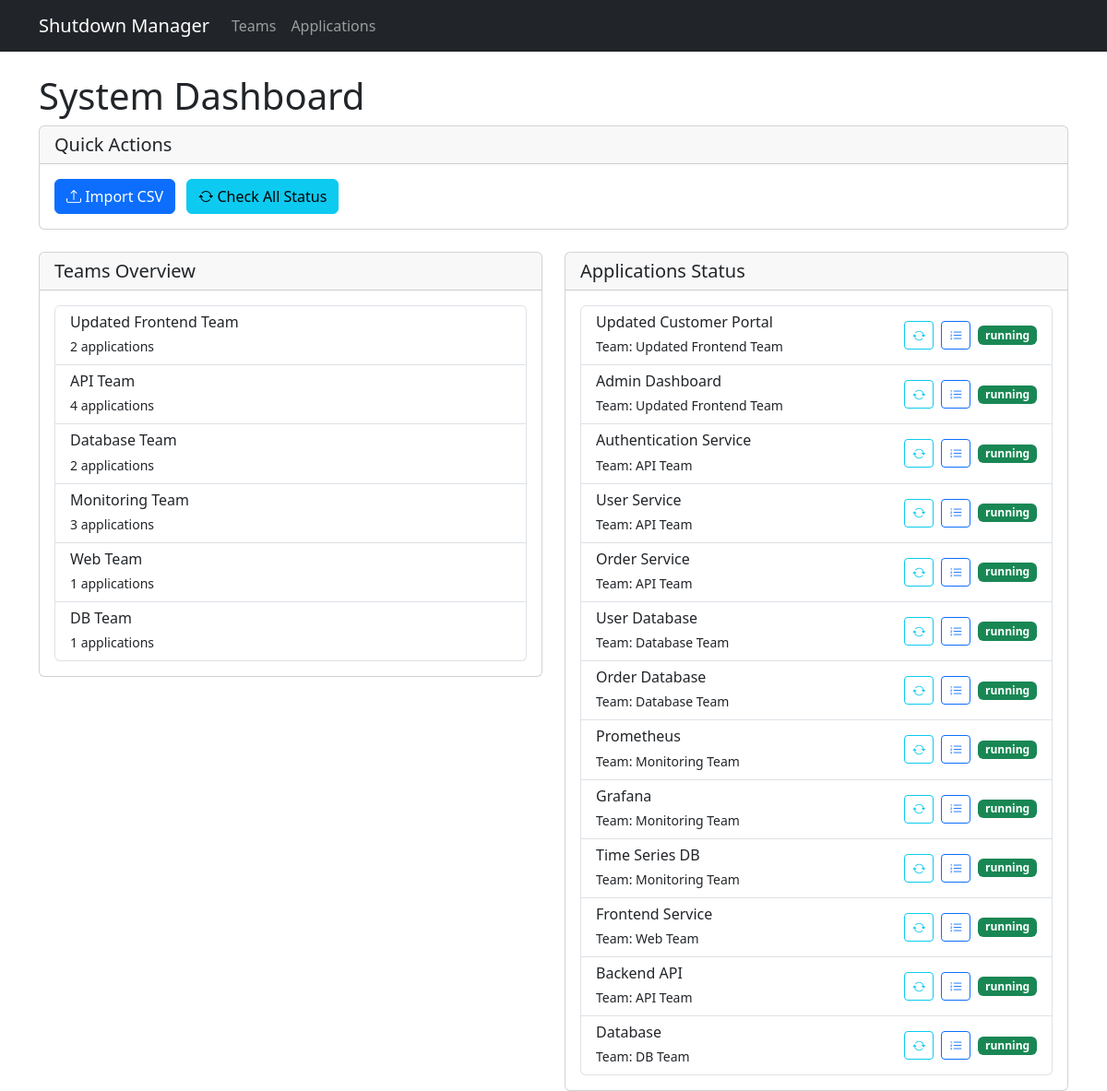
Before: / with the older database file.
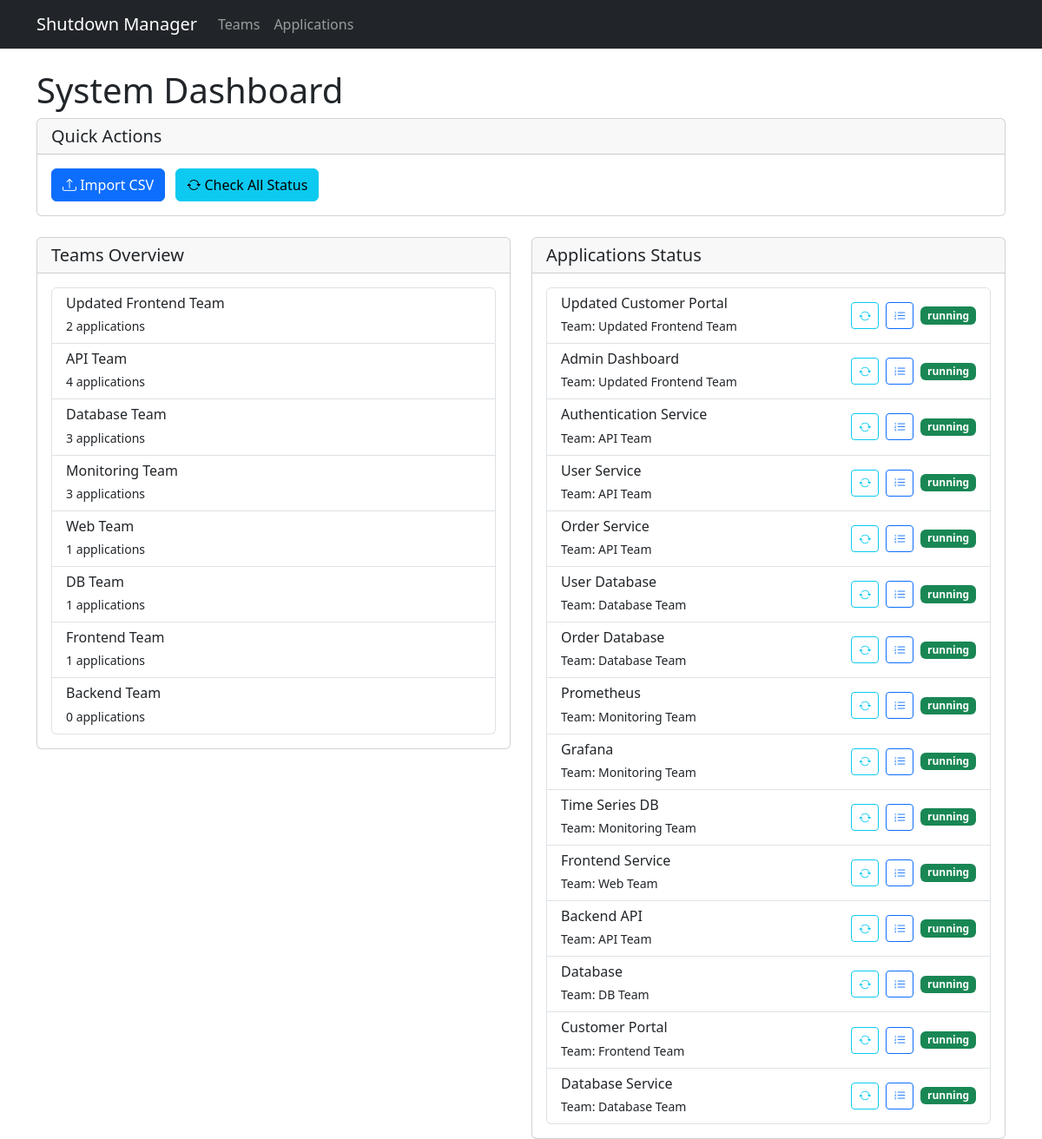
After: the same page with the newer database file.
### app/models.py (models this page shows)
class Team(db.Model):
    id = db.Column(db.Integer, primary_key=True)
    name = db.Column(db.String(100), nullable=False, unique=True)
    applications = db.relationship('Application', backref='team', lazy=True)

class Application(db.Model):
    id = db.Column(db.Integer, primary_key=True)
    name = db.Column(db.String(100), nullable=False)
    team_id = db.Column(db.Integer, db.ForeignKey('team.id'), nullable=False)
    host = db.Column(db.String(255), nullable=False)
    port = db.Column(db.Integer)
    webui_url = db.Column(db.String(255))
    db_host = db.Column(db.String(255))
    shutdown_order = db.Column(db.Integer, nullable=False)
    status = db.Column(db.String(50), default='running')
    last_checked = db.Column(db.DateTime, default=datetime.utcnow)
    dependencies = db.relationship('ApplicationDependency',
                                 foreign_keys='ApplicationDependency.application_id',
                                 backref='application', lazy=True)

### app/routes.py (the view)
@main.route('/')
def index():
    teams = Team.query.all()
    applications = Application.query.all()
    return render_template('index.html', teams=teams, applications=applications)

### app/templates/index.html (shortened to what this page needs)
{% extends "base.html" %}
{% block content %}
<div class="row">
    <div class="col-12">
        <h1>System Dashboard</h1>
        <div class="card mb-4">
            <div class="card-header">
                <h5 class="card-title mb-0">Quick Actions</h5>
            </div>
            <div class="card-body">
                <button class="btn btn-primary me-2" data-bs-toggle="modal" data-bs-target="#importModal">
                    <i class="bi bi-upload"></i> Import CSV
                </button>
                <button class="btn btn-info me-2" onclick="checkAllStatus()">
                    <i class="bi bi-arrow-repeat"></i> Check All Status
                </button>
            </div>
        </div>
    </div>
</div>
<div class="row">
    <div class="col-md-6">
        <div class="card">
            <div class="card-header">
                <h5 class="card-title mb-0">Teams Overview</h5>
            </div>
            <div class="card-body">
                <div class="list-group">
                    {% for team in teams %}
                    <div class="list-group-item">
                        <h6 class="mb-1">{{ team.name }}</h6>
                        <small>{{ team.applications|length }} applications</small>
                    </div>
                    {% endfor %}
                </div>
            </div>
        </div>
    </div>
    <div class="col-md-6">
        <div class="card">
            <div class="card-header d-flex justify-content-between align-items-center">
                <h5 class="card-title mb-0">Applications Status</h5>
            </div>
            <div class="card-body">
                <div class="list-group" id="applicationsList">
                    {% for app in applications %}
                    <div class="list-group-item" id="app-{{ app.id }}">
                        <div class="d-flex justify-content-between align-items-center">
                            <div>
                                <h6 class="mb-1">{{ app.name }}</h6>
                                <small>Team: {{ app.team.name }}</small>
                            </div>
                            <div class="d-flex align-items-center">
                                <button class="btn btn-sm btn-outline-info me-2" onclick="checkStatus({{ app.id }})">
                                    <i class="bi bi-arrow-repeat"></i>
                                </button>
                                <button class="btn btn-sm btn-outline-primary me-2" onclick="viewShutdownSequence({{ app.id }})">
                                    <i class="bi bi-list-ol"></i>
                                </button>
                                <span class="badge bg-{{ 'success' if app.status == 'running' else 'danger' }}">
                                    {{ app.status }}
                                </span>
                            </div>
                        </div>
                    </div>
                    {% endfor %}
                </div>
            </div>
        </div>
    </div>
</div>
{% endblock %}

Changed rows visible on the page:
computed for Team "Database Team": applications|length "2" → "3"
added Team: name "Frontend Team", applications|length "1"
added Team: name "Backend Team", applications|length "0"
added Application: name "Customer Portal", team.name "Frontend Team", status "running"
added Application: name "Database Service", team.name "Database Team", status "running"
